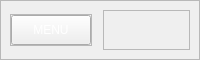
     <widget class="QFrame" name="header">
      <property name="sizePolicy">
       <sizepolicy hsizetype="Preferred" vsizetype="Expanding">
        <horstretch>0</horstretch>
        <verstretch>0</verstretch>
       </sizepolicy>
      </property>
      <property name="minimumSize">
       <size>
        <width>0</width>
        <height>60</height>
       </size>
      </property>
      <property name="maximumSize">
       <size>
        <width>16777215</width>
        <height>60</height>
       </size>
      </property>
      <property name="frameShape">
       <enum>QFrame::StyledPanel</enum>
      </property>
      <property name="frameShadow">
       <enum>QFrame::Raised</enum>
      </property>
      <layout class="QHBoxLayout" name="horizontalLayout_2">
       <property name="spacing">
        <number>6</number>
       </property>
       <property name="leftMargin">
        <number>9</number>
       </property>
       <property name="topMargin">
        <number>9</number>
       </property>
       <property name="rightMargin">
        <number>9</number>
       </property>
       <property name="bottomMargin">
        <number>9</number>
       </property>
       <item alignment="Qt::AlignLeft|Qt::AlignVCenter">
        <widget class="QFrame" name="frame_3">
         <property name="frameShape">
          <enum>QFrame::StyledPanel</enum>
         </property>
         <property name="frameShadow">
          <enum>QFrame::Raised</enum>
         </property>
         <layout class="QHBoxLayout" name="horizontalLayout_4">
          <property name="spacing">
           <number>0</number>
          </property>
          <property name="leftMargin">
           <number>0</number>
          </property>
          <property name="topMargin">
           <number>0</number>
          </property>
          <property name="rightMargin">
           <number>0</number>
          </property>
          <property name="bottomMargin">
           <number>0</number>
          </property>
          <item>
           <widget class="QPushButton" name="menuButton">
            <property name="minimumSize">
             <size>
              <width>0</width>
              <height>30</height>
             </size>
            </property>
            <property name="maximumSize">
             <size>
              <width>16777215</width>
              <height>50</height>
             </size>
            </property>
            <property name="styleSheet">
             <string notr="true">color: rgb(255, 255, 255);
font: 75 15pt &quot;Ubuntu Condensed&quot;;</string>
            </property>
            <property name="text">
             <string>MENU</string>
            </property>
            <property name="iconSize">
             <size>
              <width>32</width>
              <height>32</height>
             </size>
            </property>
           </widget>
          </item>
         </layout>
        </widget>
       </item>
       <item>
        <widget class="QFrame" name="frame_5">
         <property name="minimumSize">
          <size>
           <width>0</width>
           <height>0</height>
          </size>
         </property>
         <property name="frameShape">
          <enum>QFrame::StyledPanel</enum>
         </property>
         <property name="frameShadow">
          <enum>QFrame::Raised</enum>
         </property>
         <widget class="QLabel" name="label">
          <property name="geometry">
           <rect>
            <x>210</x>
            <y>10</y>
            <width>71</width>
            <height>21</height>
           </rect>
          </property>
          <property name="font">
           <font>
            <pointsize>15</pointsize>
           </font>
          </property>
          <property name="text">
           <string>MY APP</string>
          </property>
          <property name="alignment">
           <set>Qt::AlignCenter</set>
          </property>
         </widget>
        </widget>
       </item>
      </layout>
     </widget>
